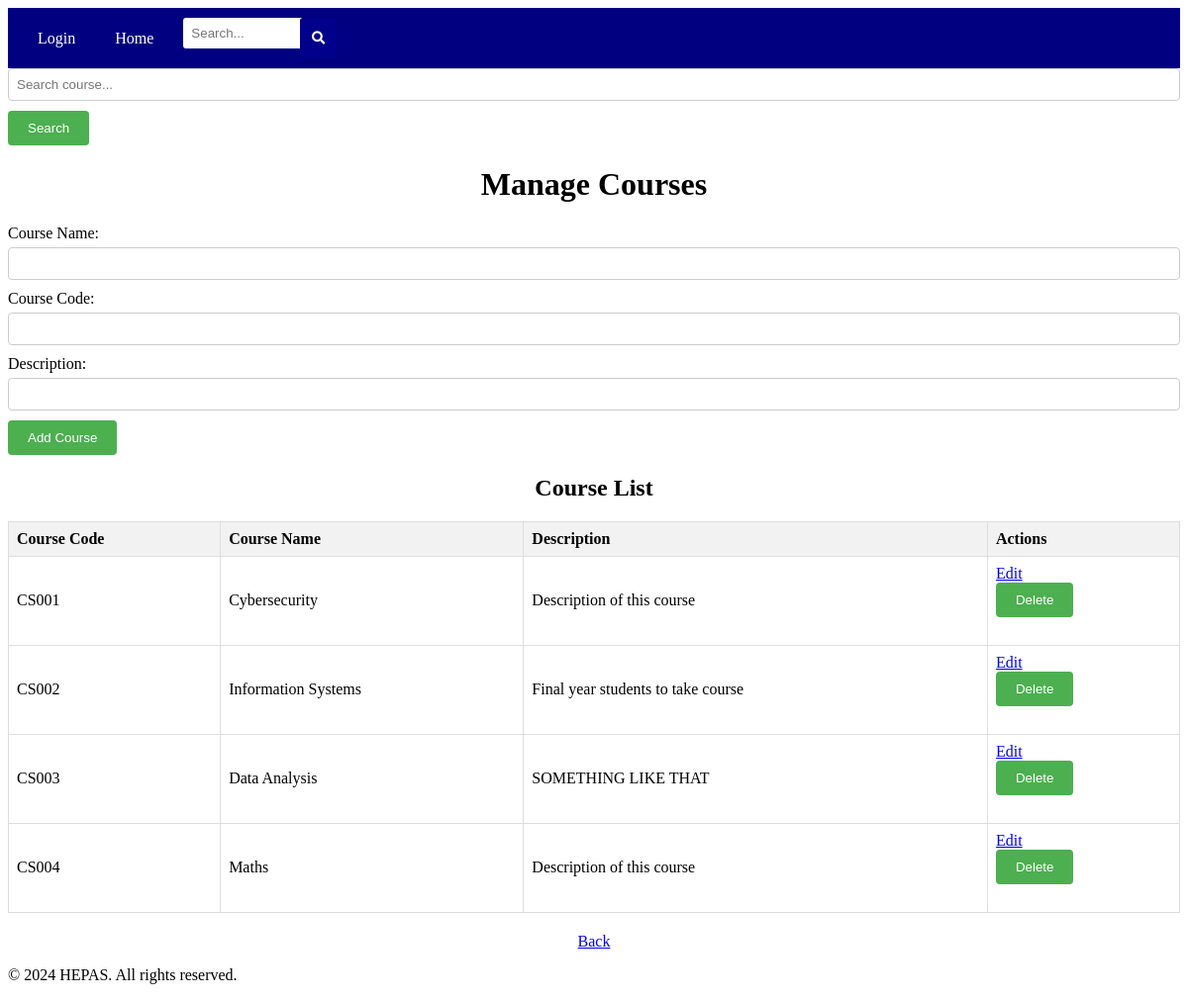
Screenshot of /courses with the database file from the repository.
### app/models/course.py (models this page shows, shortened)
class Course(db.Model):
    __tablename__ = 'courses'
    course_id = db.Column(db.Integer, primary_key=True, autoincrement=True)
    course_name = db.Column(db.String(30), nullable=False)
    course_code = db.Column(db.String(20), nullable=False)
    description = db.Column(db.String(62))
    modules = db.relationship('Module', secondary=course_module, backref='courses')

### app/controllers/manage_courses.py (the view)
@manage_courses_bp.route('/courses', methods=['GET'])
def get_courses():
    courses = Course.query.all()
    return render_template('manage_courses.html', courses=courses)

### app/views/templates/manage_courses.html (shortened to what this page needs)
{% extends "base.html" %}
{% block content %}
<form action="{{ url_for('manage_courses.search_courses') }}" method="GET">
  <input type="text" name="query" placeholder="Search course...">
  <button type="submit">Search</button>
</form>
<h1>Manage Courses</h1>
<form action="{{ url_for('manage_courses.add_course') }}" method="POST">
  <label for="course_name">Course Name:</label>
  <input type="text" id="course_name" name="course_name" required>
  <label for="course_code">Course Code:</label>
  <input type="text" id="course_code" name="course_code" required>
  <label for="description">Description:</label>
  <input type="text"  id="description" name="description">
  <button type="submit">Add Course</button>
</form>
<h2>Course List</h2>
<table>
  <thead>
    <tr>
      <th>Course Code</th>
      <th>Course Name</th>
      <th>Description</th>
      <th>Actions</th>
    </tr>
  </thead>
  <tbody>
    {% for course in courses %}
    <tr>
      <td>{{ course.course_code }}</td>
      <td>{{ course.course_name }}</td>
      <td>{{ course.description }}</td>
      <td>
        <a href="{{ url_for('manage_courses.edit_course', course_id=course.course_id) }}">Edit</a>
        <form action="{{ url_for('manage_courses.delete_course', course_id=course.course_id) }}" method="post" onsubmit="return confirm('Are you sure you want to delete this course?');">
          <button type="submit">Delete</button>
        </form>
      </td>
    </tr>
    {% endfor %}
  </tbody>
</table>
<link rel="stylesheet" type="text/css" href="{{ url_for('static', filename='css/manage_course.css') }}">
{% endblock %}

### app/views/static/css/manage_course.css (style rules this page uses)
h1, h2 { text-align: center; }
table { width: 100%; border-collapse: collapse; margin-bottom: 20px; }
th, td { border: 1px solid #ddd; padding: 8px; text-align: left; }
th { background-color: #f2f2f2; }
form { margin-bottom: 20px; }
label { display: block; margin-bottom: 5px; }
input[type="text"], input[type="number"] { width: 100%; padding: 8px; margin-bottom: 10px; border: 1px solid #ccc; border-radius: 4px; box-sizing: border-box; }
button { background-color: #4CAF50; color: white; padding: 10px 20px; border: none; border-radius: 4px; cursor: pointer; }

### rows the page displays
Course: course_code "CS001", course_name "Cybersecurity", description "Description of this course"
Course: course_code "CS002", course_name "Information Systems", description "Final year students to take course"
Course: course_code "CS003", course_name "Data Analysis", description "SOMETHING LIKE THAT"
Course: course_code "CS004", course_name "Maths", description "Description of this course"
